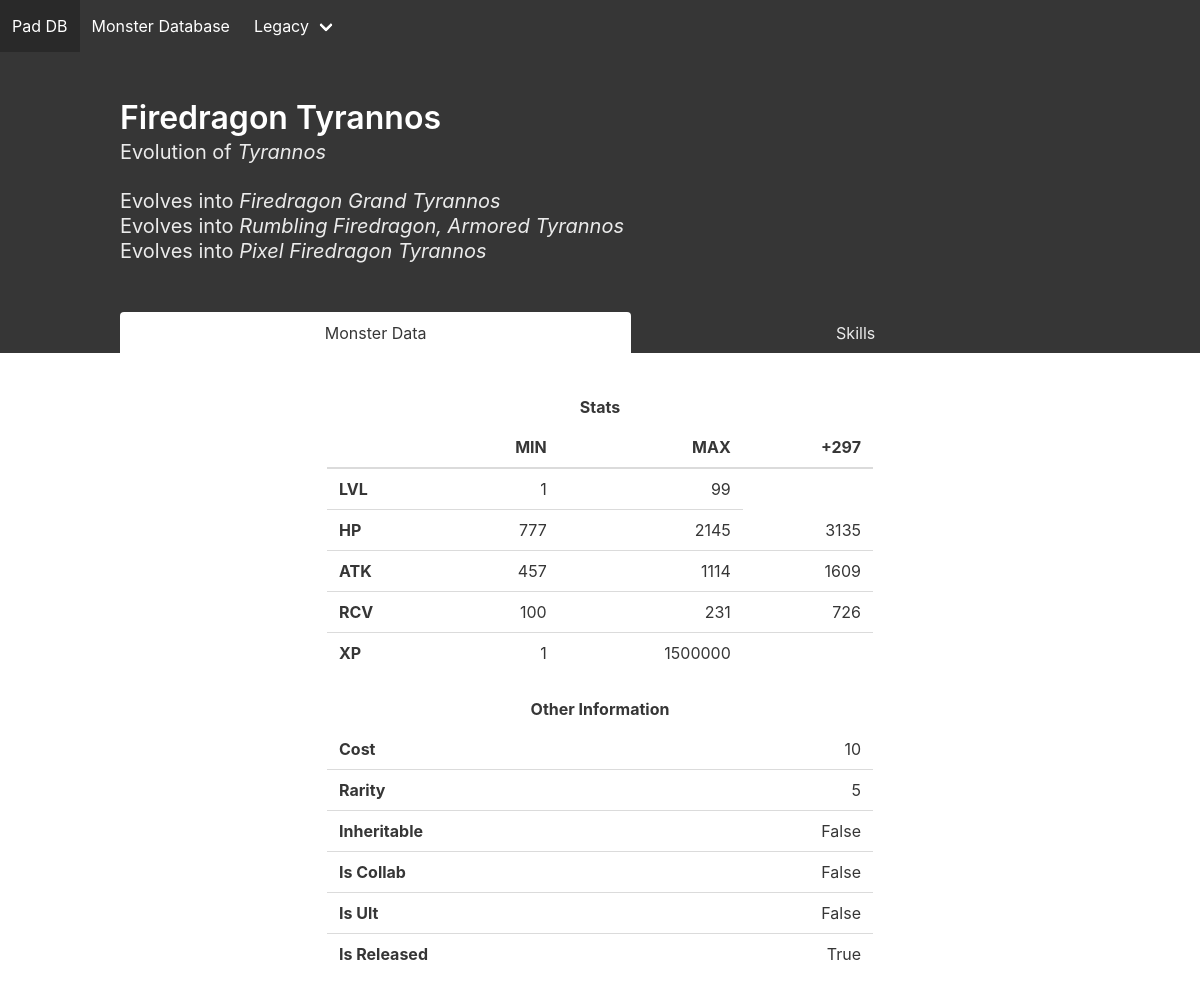
The app's page /monster/na/4/ with its own data.
### monsterdatabase/models.py (models this page shows, shortened)
class MonsterData(models.Model):
    activeSkillID = models.IntegerField(blank=True)
    ancestorID = models.IntegerField(default=0)
    attributeID = models.IntegerField(default=0)
    baseID = models.IntegerField(default=0)
    cardID = models.IntegerField(default=0)
    cost = models.IntegerField(default=0)
    inheritable = models.BooleanField(default=False)
    isCollab = models.BooleanField(default=False)
    isReleased = models.BooleanField(default=False)
    isUlt = models.BooleanField(default=False)
    leaderSkillID = models.IntegerField(blank=True)
    maxATK = models.IntegerField(default=0)
    maxHP = models.IntegerField(default=0)
    maxLevel = models.IntegerField(default=0)
    maxRCV = models.IntegerField(default=0)
    minATK = models.IntegerField(default=0)
    minHP = models.IntegerField(default=0)
    minRCV = models.IntegerField(default=0)
    maxXP = models.IntegerField(default=0)
    name = models.CharField(default="", max_length=200)
    rarity = models.IntegerField(default=0)
    subAttributeID = models.IntegerField(default=0)
    hp99 = models.IntegerField(default=0)
    atk99 = models.IntegerField(default=0)
    rcv99 = models.IntegerField(default=0)
    evolutions = models.ManyToManyField(Evolution)

class CardNA(models.Model):
    activeSkill = models.ManyToManyField(ActiveSkill)
    leaderSkill = models.ManyToManyField(LeaderSkill)
    monster = models.OneToOneField(MonsterData, on_delete=models.CASCADE, related_name="monster", blank=True,
                                   null=True)

### monsterdatabase/views.py (the view)
# urls.py: path('monster/na/<int:card_id>/', mv.cardViewNA),
def cardViewNA(request, card_id):
    template = 'monster.html'
    mnstr = MonsterData.objects.get(cardID=card_id)
    card = CardNA.objects.get(monster=mnstr)
    ancestor = None
    if mnstr.ancestorID != mnstr.cardID:
        if mnstr.ancestorID != 0:
            ancestor = CardNA.objects.get(monster=MonsterData.objects.get(cardID=mnstr.ancestorID))
    leaderskill = None
    if card.leaderSkill is not None:
        leaderskill = card.leaderSkill.all().first()
    activeskill = None
    if card.activeSkill is not None:
        activeskill = card.activeSkill.all().first()
    evos = None
    if len(mnstr.evolutions.all()) > 0:
        evos = []
        for evo in mnstr.evolutions.all():
            evoCard = CardNA.objects.get(monster=MonsterData.objects.get(cardID=evo.evo))
            if "Alt." not in evoCard.monster.name:
                evos.append(evoCard)
    context = {'activeskill': activeskill, 'leaderskill': leaderskill,
               'monster': card.monster, 'ancestor': ancestor, "evolutions": evos}
    return render(request, template, context)

### templates/monster.html (shortened to what this page needs)
{% extends 'home.html' %}
{% block content %}
    <section class="hero is-dark">
        <div class="hero-body">
            <div class="container">
                <h1 class="title">{{ monster.name }}</h1>
                {% if ancestor is not None %}
                    <h2 class="subtitle">Evolution of <a
                            href="/monster/na/{{ ancestor.monster.cardID }}"
                            class="is-italic"> {{ ancestor.monster.name }}</a></h2>
                {% endif %}
                {% if evolutions is not None %}
                    {% for evo in evolutions %}
                        <h2 class="subtitle" style="margin-bottom: 0%">Evolves into
                            <a href="/monster/na/{{ evo.monster.cardID }}"
                               class="is-italic"> {{ evo.monster.name }} </a>
                        </h2>
                    {% endfor %}
                {% endif %}
            </div>
        </div>
        <div class="hero-foot">
            <nav class="tabs is-boxed is-fullwidth">
                <div class="container">
                    <ul>
                        <li class="is-active" id="monstertab">
                            <a onclick="showMonsterData();">Monster Data</a>
                        </li>
                        <li id="leadertab">
                            <a onclick="showSkill();">Skills</a>
                        </li>
                    </ul>
                </div>
            </nav>
        </div>
    </section>
    <div class="columns is-centered is-5" style="margin: 2.5%">
        <div class="column is-half" id="monsterdata">
            <label class="label has-text-centered">Stats</label>
            <table class="table is-fullwidth">
                <thead>
                <tr>
                    <th></th>
                    <th class="has-text-right">MIN</th>
                    <th class="has-text-right">MAX</th>
                    <th class="has-text-right">+297</th>
                </tr>
                </thead>
                <tbody>
                <tr>
                    <th>LVL</th>
                    <td class="has-text-right"> 1</td>
                    <td class="has-text-right">{{ monster.maxLevel }}</td>
                </tr>
                <tr>
                    <th>HP</th>
                    <td class="has-text-right">{{ monster.minHP }}</td>
                    <td class="has-text-right">{{ monster.maxHP }}</td>
                    <td class="has-text-right">{{ monster.hp99 }}</td>
                </tr>
                <tr>
                    <th>ATK</th>
                    <td class="has-text-right">{{ monster.minATK }}</td>
                    <td class="has-text-right">{{ monster.maxATK }}</td>
                    <td class="has-text-right">{{ monster.atk99 }}</td>
                </tr>
                <tr>
                    <th>RCV</th>
                    <td class="has-text-right">{{ monster.minRCV }}</td>
                    <td class="has-text-right">{{ monster.maxRCV }}</td>
                    <td class="has-text-right">{{ monster.rcv99 }}</td>
                </tr>
                <tr>
                    <th>XP</th>
                    <td class="has-text-right">1</td>
                    <td class="has-text-right">{{ monster.maxXP }}</td>
                </tr>
                </tbody>
            </table>
            <label class="label has-text-centered">Other Information</label>
            <table class="table is-fullwidth">
                <tbody>
                <tr>
                    <th>Cost</th>
                    <td class="has-text-right">{{ monster.cost }}</td>
                </tr>
                <tr>
                    <th>Rarity</th>
                    <td class="has-text-right">{{ monster.rarity }}</td>
                </tr>
                <tr>
                    <th>Inheritable</th>
                    <td class="has-text-right">{{ monster.inheritable }}</td>
                </tr>
                <tr>
                    <th>Is Collab</th>
                    <td class="has-text-right">{{ monster.isCollab }}</td>
                </tr>
                <tr>
                    <th>Is Ult</th>
                    <td class="has-text-right">{{ monster.isUlt }}</td>
                </tr>
                <tr>
                    <th>Is Released</th>
                    <td class="has-text-right">{{ monster.isReleased }}</td>
                </tr>
                </tbody>
            </table>
        </div>
    </div>
{% endblock %}

### records on screen
MonsterData: name "Firedragon Tyrannos", maxLevel "99", minHP "777", maxHP "2145", hp99 "3135", minATK "457", maxATK "1114", atk99 "1609", minRCV "100", maxRCV "231", rcv99 "726", maxXP "1500000", cost "10", rarity "5", inheritable "False", isCollab "False", isUlt "False", isReleased "True"
CardNA: monster.name "Tyrannos"
CardNA: monster.name "Firedragon Grand Tyrannos"
CardNA: monster.name "Rumbling Firedragon, Armored Tyrannos"
CardNA: monster.name "Pixel Firedragon Tyrannos"
